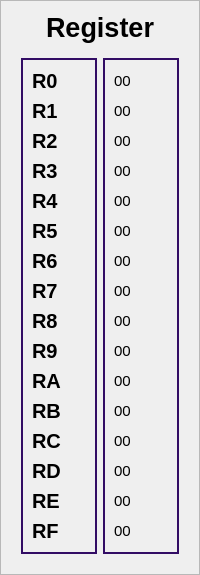
     <widget class="QFrame" name="Register">
      <property name="styleSheet">
       <string notr="true">QLabel{
border:none;
}</string>
      </property>
      <property name="frameShape">
       <enum>QFrame::Shape::StyledPanel</enum>
      </property>
      <property name="frameShadow">
       <enum>QFrame::Shadow::Raised</enum>
      </property>
      <layout class="QGridLayout" name="gridLayout_8">
       <item row="0" column="0" colspan="2">
        <widget class="QLabel" name="label_78">
         <property name="maximumSize">
          <size>
           <width>16777215</width>
           <height>36</height>
          </size>
         </property>
         <property name="font">
          <font>
           <pointsize>20</pointsize>
           <bold>true</bold>
          </font>
         </property>
         <property name="styleSheet">
          <string notr="true">color:#000;</string>
         </property>
         <property name="text">
          <string>Register</string>
         </property>
         <property name="alignment">
          <set>Qt::AlignmentFlag::AlignCenter</set>
         </property>
        </widget>
       </item>
       <item row="1" column="0" colspan="2">
        <widget class="QFrame" name="frame_9">
         <property name="styleSheet">
          <string notr="true">QFrame{
	border: none;
}</string>
         </property>
         <property name="frameShape">
          <enum>QFrame::Shape::StyledPanel</enum>
         </property>
         <property name="frameShadow">
          <enum>QFrame::Shadow::Raised</enum>
         </property>
         <layout class="QGridLayout" name="gridLayout_11">
          <item row="0" column="0">
           <widget class="QFrame" name="frame_5">
            <property name="styleSheet">
             <string notr="true">
QFrame{
	border: 2px solid rgb(50,12,100);
}

QLabel {
color: #000;
    qproperty-alignment: 'AlignCenter';
    font-size: 20px;
font-weight: bold;
border: none;
}
</string>
            </property>
            <property name="frameShape">
             <enum>QFrame::Shape::StyledPanel</enum>
            </property>
            <property name="frameShadow">
             <enum>QFrame::Shadow::Raised</enum>
            </property>
            <layout class="QGridLayout" name="gridLayout_9">
             <item row="13" column="0">
              <widget class="QLabel" name="label_91">
               <property name="text">
                <string>RC</string>
               </property>
              </widget>
             </item>
             <item row="6" column="0">
              <widget class="QLabel" name="label_84">
               <property name="text">
                <string>R5</string>
               </property>
              </widget>
             </item>
             <item row="9" column="0">
              <widget class="QLabel" name="label_87">
               <property name="text">
                <string>R8</string>
               </property>
              </widget>
             </item>
             <item row="4" column="0">
              <widget class="QLabel" name="label_83">
               <property name="text">
                <string>R4</string>
               </property>
              </widget>
             </item>
             <item row="16" column="0">
              <widget class="QLabel" name="label_94">
               <property name="text">
                <string>RF</string>
               </property>
              </widget>
             </item>
             <item row="10" column="0">
              <widget class="QLabel" name="label_88">
               <property name="text">
                <string>R9</string>
               </property>
              </widget>
             </item>
             <item row="8" column="0">
              <widget class="QLabel" name="label_86">
               <property name="text">
                <string>R7</string>
               </property>
              </widget>
             </item>
             <item row="14" column="0">
              <widget class="QLabel" name="label_92">
               <property name="text">
                <string>RD</string>
               </property>
              </widget>
             </item>
             <item row="12" column="0">
              <widget class="QLabel" name="label_90">
               <property name="text">
                <string>RB</string>
               </property>
              </widget>
             </item>
             <item row="7" column="0">
              <widget class="QLabel" name="label_85">
               <property name="text">
                <string>R6</string>
               </property>
              </widget>
             </item>
             <item row="3" column="0">
              <widget class="QLabel" name="label_82">
               <property name="text">
                <string>R3</string>
               </property>
              </widget>
             </item>
             <item row="15" column="0">
              <widget class="QLabel" name="label_93">
               <property name="text">
                <string>RE</string>
               </property>
              </widget>
             </item>
             <item row="2" column="0">
              <widget class="QLabel" name="label_81">
               <property name="text">
                <string>R2</string>
               </property>
              </widget>
             </item>
             <item row="1" column="0">
              <widget class="QLabel" name="label_79">
               <property name="text">
                <string>R1</string>
               </property>
              </widget>
             </item>
             <item row="11" column="0">
              <widget class="QLabel" name="label_89">
               <property name="text">
                <string>RA</string>
               </property>
              </widget>
             </item>
             <item row="0" column="0">
              <widget class="QLabel" name="label_6">
               <property name="text">
                <string>R0</string>
               </property>
              </widget>
             </item>
            </layout>
           </widget>
          </item>
          <item row="0" column="1">
           <widget class="QFrame" name="frame_6">
            <property name="styleSheet">
             <string notr="true">
QFrame{
	border: 2px solid rgb(50,12,100);
}

QLabel {
color: #000;
    qproperty-alignment: 'AlignCenter';
    font-size: 15px;
border: none;
}
</string>
            </property>
            <property name="frameShape">
             <enum>QFrame::Shape::StyledPanel</enum>
            </property>
            <property name="frameShadow">
             <enum>QFrame::Shadow::Raised</enum>
            </property>
            <layout class="QGridLayout" name="gridLayout_10">
             <item row="8" column="0">
              <widget class="QLabel" name="r8">
               <property name="text">
                <string>00</string>
               </property>
              </widget>
             </item>
             <item row="12" column="0">
              <widget class="QLabel" name="rc">
               <property name="text">
                <string>00</string>
               </property>
              </widget>
             </item>
             <item row="6" column="0">
              <widget class="QLabel" name="r6">
               <property name="text">
                <string>00</string>
               </property>
              </widget>
             </item>
             <item row="10" column="0">
              <widget class="QLabel" name="ra">
               <property name="text">
                <string>00</string>
               </property>
              </widget>
             </item>
             <item row="11" column="0">
              <widget class="QLabel" name="rb">
               <property name="text">
                <string>00</string>
               </property>
              </widget>
             </item>
             <item row="2" column="0">
              <widget class="QLabel" name="r2">
               <property name="text">
                <string>00</string>
               </property>
              </widget>
             </item>
             <item row="7" column="0">
              <widget class="QLabel" name="r7">
               <property name="styleSheet">
                <string notr="true"/>
               </property>
               <property name="text">
                <string>00</string>
               </property>
              </widget>
             </item>
             <item row="4" column="0">
              <widget class="QLabel" name="r4">
               <property name="text">
                <string>00</string>
               </property>
              </widget>
             </item>
             <item row="5" column="0">
              <widget class="QLabel" name="r5">
               <property name="text">
                <string>00</string>
               </property>
              </widget>
             </item>
             <item row="3" column="0">
              <widget class="QLabel" name="r3">
               <property name="text">
                <string>00</string>
               </property>
              </widget>
             </item>
             <item row="15" column="0">
              <widget class="QLabel" name="rf">
               <property name="text">
                <string>00</string>
               </property>
              </widget>
             </item>
             <item row="13" column="0">
              <widget class="QLabel" name="rd">
               <property name="text">
                <string>00</string>
               </property>
              </widget>
             </item>
             <item row="1" column="0">
              <widget class="QLabel" name="r1">
               <property name="text">
                <string>00</string>
               </property>
              </widget>
             </item>
             <item row="9" column="0">
              <widget class="QLabel" name="r9">
               <property name="text">
                <string>00</string>
               </property>
              </widget>
             </item>
             <item row="14" column="0">
              <widget class="QLabel" name="re">
               <property name="text">
                <string>00</string>
               </property>
              </widget>
             </item>
             <item row="0" column="0">
              <widget class="QLabel" name="r0">
               <property name="text">
                <string>00</string>
               </property>
              </widget>
             </item>
            </layout>
           </widget>
          </item>
         </layout>
        </widget>
       </item>
      </layout>
     </widget>
